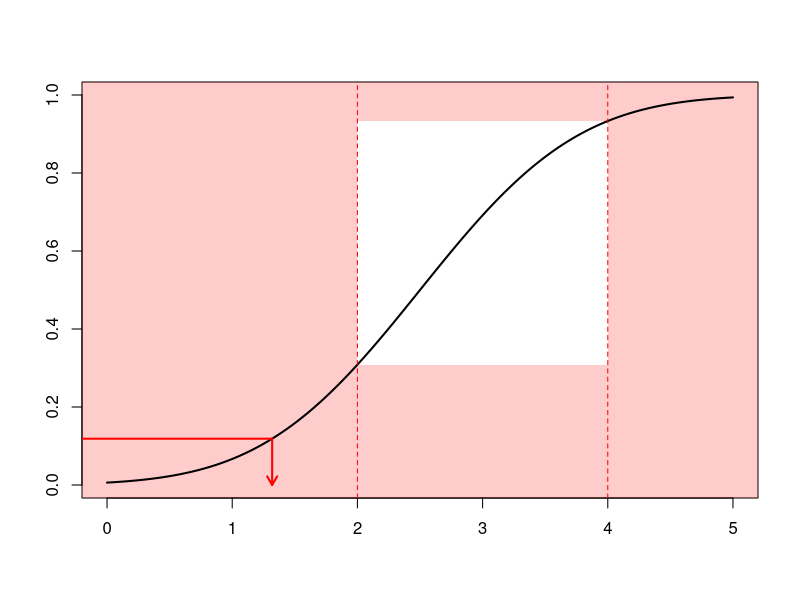
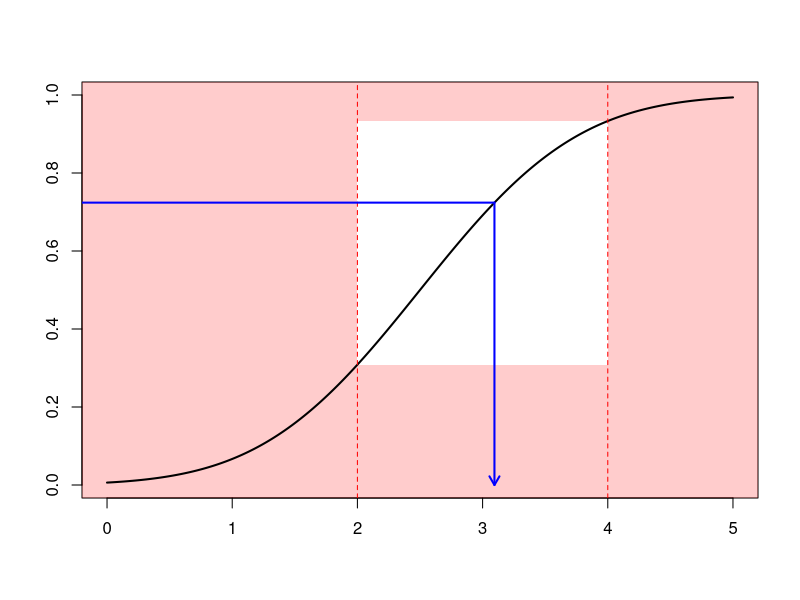
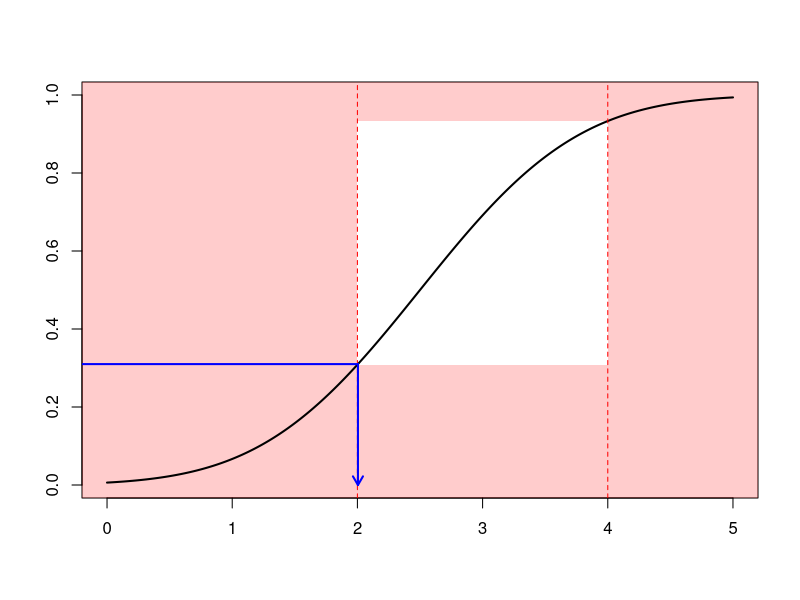
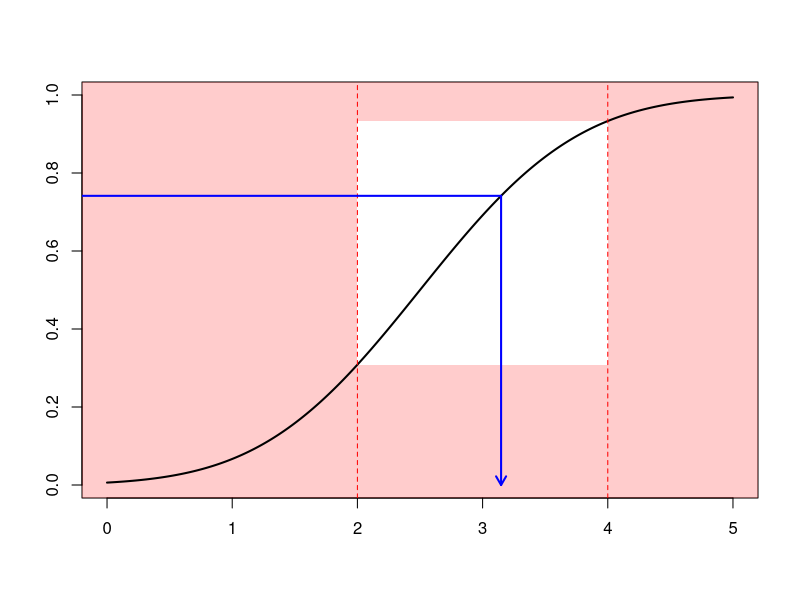
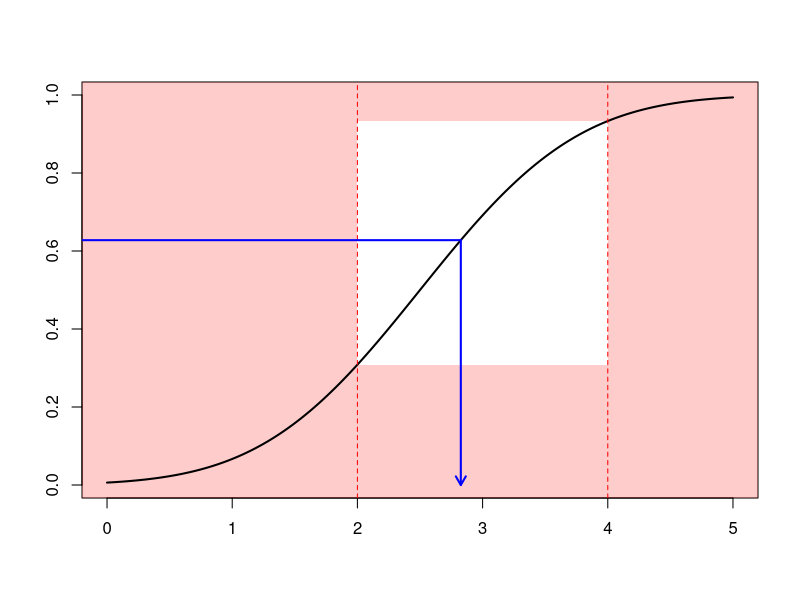
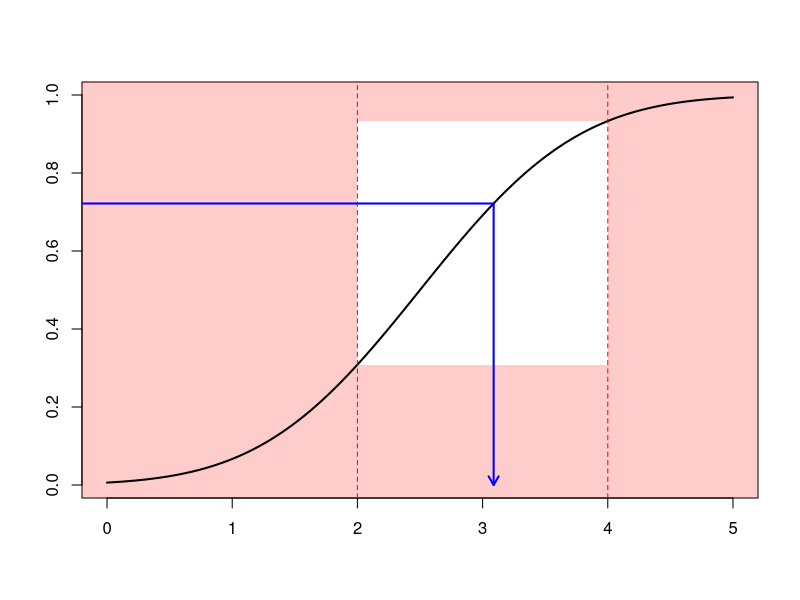
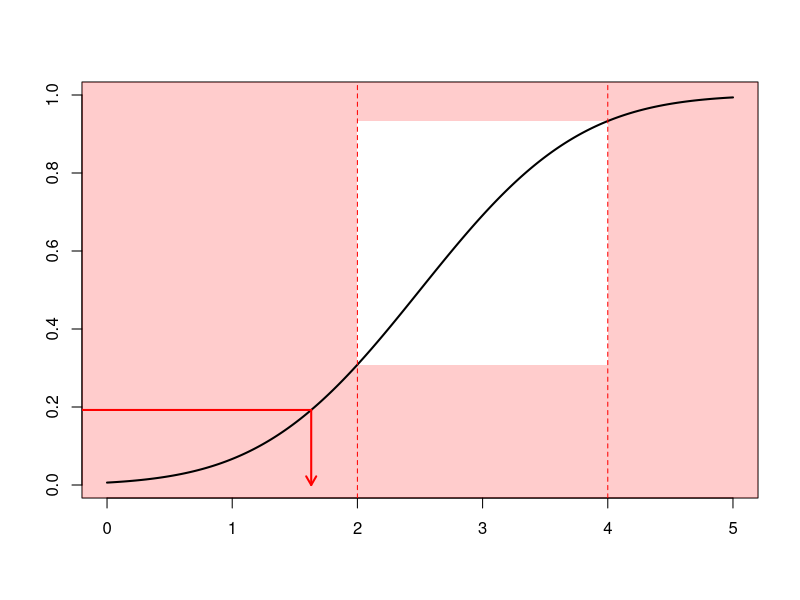
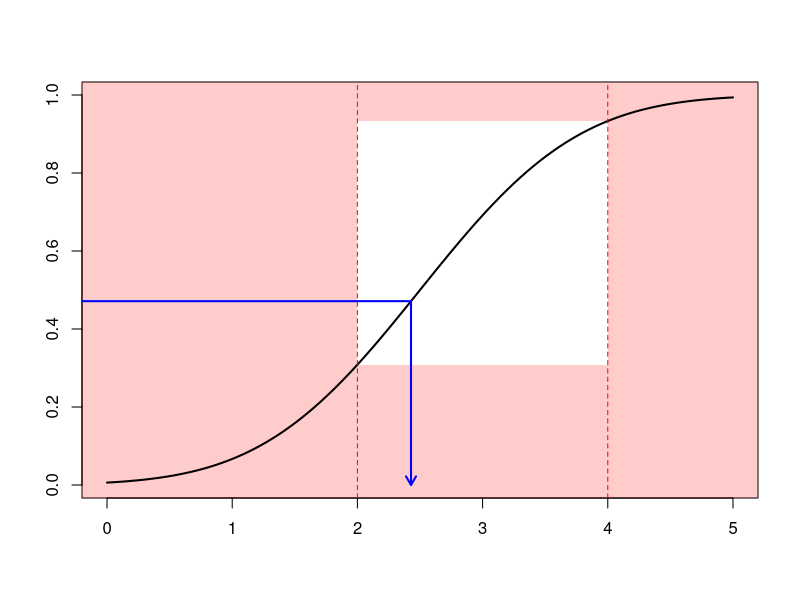

Write the R code that produced these figures, in order.
## ---- chunk 1
#install.packages('gifski')
#if (packageVersion('knitr') < '1.20.14') {
#  remotes::install_github('yihui/knitr')
#}
pic_ani = function(){
  u=seq(0,5,by=.01)
  plot(u,pnorm(u,2.5,1),col="white",ylab="",xlab="")
  rect(-1,-1,6,2,col=rgb(1,0,0,.2),border=NA)
  rect(2,pnorm(2,2.5,1),4,pnorm(4,2.5,1),col="white",border=NA)
  lines(u,pnorm(u,2.5,1),lwd=2)
  abline(v=c(2,4),lty=2,col="red")
  ru <- runif(1)
  clr <- "red"
  if((qnorm(ru,2.5,1)>=2)&(qnorm(ru,2.5,1)<=4)) clr <- "blue"
  segments(-1,ru,qnorm(ru,2.5,1),ru,col=clr,lwd=2)
  arrows(qnorm(ru,2.5,1),ru,qnorm(ru,2.5,1),0,col=clr,lwd=2,length = .1)
}
for (i in 1:30) {pic_ani()}
## ---- chunk 2
#install.packages('gifski')
#if (packageVersion('knitr') < '1.20.14') {
#  remotes::install_github('yihui/knitr')
#}
pic_ani = function(){
  u=seq(0,5,by=.01)
  plot(u,pnorm(u,2.5,1),col="white",ylab="",xlab="")
  rect(-1,-1,6,2,col=rgb(1,0,0,.2),border=NA)
  rect(2,-1,4,2,col="white",border=NA)
  lines(u,pnorm(u,2.5,1),lty=2)
  pnormstar <- Vectorize(function(x){
    y=(pnorm(x,2.5,1)-pnorm(2,2.5,1))/(pnorm(4,2.5,1)-pnorm(2,2.5,1))
    if(x<=2) y <- 0
    if(x>=4) y <- 1
    return(y)
    })
  qnormstar <- function(u) as.numeric(uniroot((function (x) pnormstar(x) - u), lower = 2, upper = 4)[1])
  lines(u,pnormstar(u),lwd=2)
  abline(v=c(2,4),lty=2,col="red")
  ru <- runif(1)
  segments(-1,ru,qnormstar(ru),ru,col="blue",lwd=2)
  arrows(qnormstar(ru),ru,qnormstar(ru),0,col="blue",lwd=2,length = .1)
}
for (i in 1:30) {pic_ani()}
## ---- chunk 3
pic_ani = function(){
  u=seq(0,5,by=.01)
  plot(u,pnorm(u,2.5,1),col="white",ylab="",xlab="")
  rect(-1,-1,6,2,col=rgb(1,0,0,.2),border=NA)
  rect(2,pnorm(2,2.5,1),4,pnorm(4,2.5,1),col="white",border=NA)
  lines(u,pnorm(u,2.5,1),lwd=2)
  abline(h=pnorm(c(2,4),2.5,1),lty=2,col="red")
  ru <- runif(1)
  rutilde <- (1-ru)*pnorm(2,2.5,1)+ru*pnorm(4,2.5,1)
  segments(-1,rutilde,qnorm(rutilde,2.5,1),rutilde,col="blue",lwd=2)
  arrows(qnorm(rutilde,2.5,1),rutilde,qnorm(rutilde,2.5,1),0,col="blue",lwd=2,length = .1)
}
for (i in 1:30) {pic_ani()}
